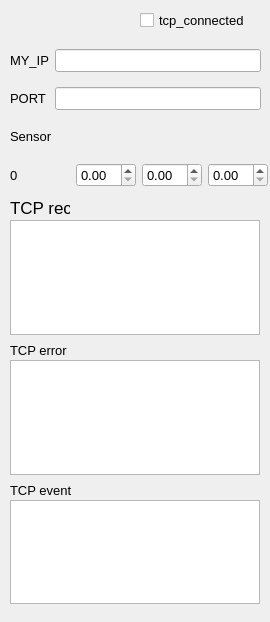
<?xml version="1.0" encoding="UTF-8"?>
<ui version="4.0">
 <class>MainWindow</class>
 <widget class="QMainWindow" name="MainWindow">
  <property name="geometry">
   <rect>
    <x>0</x>
    <y>0</y>
    <width>270</width>
    <height>622</height>
   </rect>
  </property>
  <property name="font">
   <font>
    <family>Arial</family>
    <pointsize>10</pointsize>
   </font>
  </property>
  <property name="windowTitle">
   <string>MainWindow</string>
  </property>
  <widget class="QWidget" name="centralwidget">
   <widget class="QWidget" name="gridLayoutWidget">
    <property name="geometry">
     <rect>
      <x>10</x>
      <y>40</y>
      <width>251</width>
      <height>80</height>
     </rect>
    </property>
    <layout class="QGridLayout" name="gridLayout">
     <item row="1" column="0">
      <widget class="QLabel" name="label_2">
       <property name="text">
        <string>PORT</string>
       </property>
      </widget>
     </item>
     <item row="0" column="0">
      <widget class="QLabel" name="label">
       <property name="text">
        <string>MY_IP</string>
       </property>
      </widget>
     </item>
     <item row="0" column="1">
      <widget class="QLineEdit" name="ip_edit"/>
     </item>
     <item row="1" column="1">
      <widget class="QLineEdit" name="port_edit"/>
     </item>
    </layout>
   </widget>
   <widget class="QCheckBox" name="tcp_connect_btn">
    <property name="geometry">
     <rect>
      <x>140</x>
      <y>10</y>
      <width>120</width>
      <height>20</height>
     </rect>
    </property>
    <property name="text">
     <string>tcp_connected</string>
    </property>
   </widget>
   <widget class="QTextBrowser" name="recv_log">
    <property name="geometry">
     <rect>
      <x>10</x>
      <y>220</y>
      <width>250</width>
      <height>115</height>
     </rect>
    </property>
    <property name="font">
     <font>
      <family>Arial</family>
      <pointsize>8</pointsize>
     </font>
    </property>
   </widget>
   <widget class="QTextBrowser" name="error_log">
    <property name="geometry">
     <rect>
      <x>10</x>
      <y>360</y>
      <width>250</width>
      <height>115</height>
     </rect>
    </property>
    <property name="font">
     <font>
      <pointsize>8</pointsize>
     </font>
    </property>
   </widget>
   <widget class="QWidget" name="gridLayoutWidget_2">
    <property name="geometry">
     <rect>
      <x>10</x>
      <y>120</y>
      <width>251</width>
      <height>32</height>
     </rect>
    </property>
    <layout class="QGridLayout" name="gridLayout_2">
     <item row="0" column="0">
      <widget class="QLabel" name="label_3">
       <property name="text">
        <string>Sensor</string>
       </property>
      </widget>
     </item>
    </layout>
   </widget>
   <widget class="QLabel" name="label_4">
    <property name="geometry">
     <rect>
      <x>10</x>
      <y>340</y>
      <width>60</width>
      <height>20</height>
     </rect>
    </property>
    <property name="text">
     <string>TCP error</string>
    </property>
   </widget>
   <widget class="QTextBrowser" name="event_log">
    <property name="geometry">
     <rect>
      <x>10</x>
      <y>500</y>
      <width>250</width>
      <height>104</height>
     </rect>
    </property>
    <property name="font">
     <font>
      <pointsize>8</pointsize>
     </font>
    </property>
   </widget>
   <widget class="QLabel" name="label_5">
    <property name="geometry">
     <rect>
      <x>10</x>
      <y>480</y>
      <width>71</width>
      <height>20</height>
     </rect>
    </property>
    <property name="text">
     <string>TCP event</string>
    </property>
   </widget>
   <widget class="QWidget" name="gridLayoutWidget_3">
    <property name="geometry">
     <rect>
      <x>10</x>
      <y>160</y>
      <width>258</width>
      <height>30</height>
     </rect>
    </property>
    <layout class="QGridLayout" name="gridLayout_3">
     <item row="0" column="2">
      <widget class="QDoubleSpinBox" name="sensor_box2"/>
     </item>
     <item row="0" column="1">
      <widget class="QDoubleSpinBox" name="sensor_box1"/>
     </item>
     <item row="0" column="3">
      <widget class="QDoubleSpinBox" name="sensor_box3"/>
     </item>
     <item row="0" column="0">
      <widget class="QLabel" name="sensor_stand">
       <property name="font">
        <font>
         <family>Arial</family>
         <pointsize>10</pointsize>
        </font>
       </property>
       <property name="text">
        <string>0</string>
       </property>
      </widget>
     </item>
    </layout>
   </widget>
   <widget class="QLabel" name="label_7">
    <property name="geometry">
     <rect>
      <x>10</x>
      <y>200</y>
      <width>60</width>
      <height>16</height>
     </rect>
    </property>
    <property name="font">
     <font>
      <family>Arial</family>
      <pointsize>13</pointsize>
      <kerning>true</kerning>
     </font>
    </property>
    <property name="text">
     <string>TCP recv</string>
    </property>
   </widget>
  </widget>
 </widget>
 <resources/>
 <connections/>
</ui>
